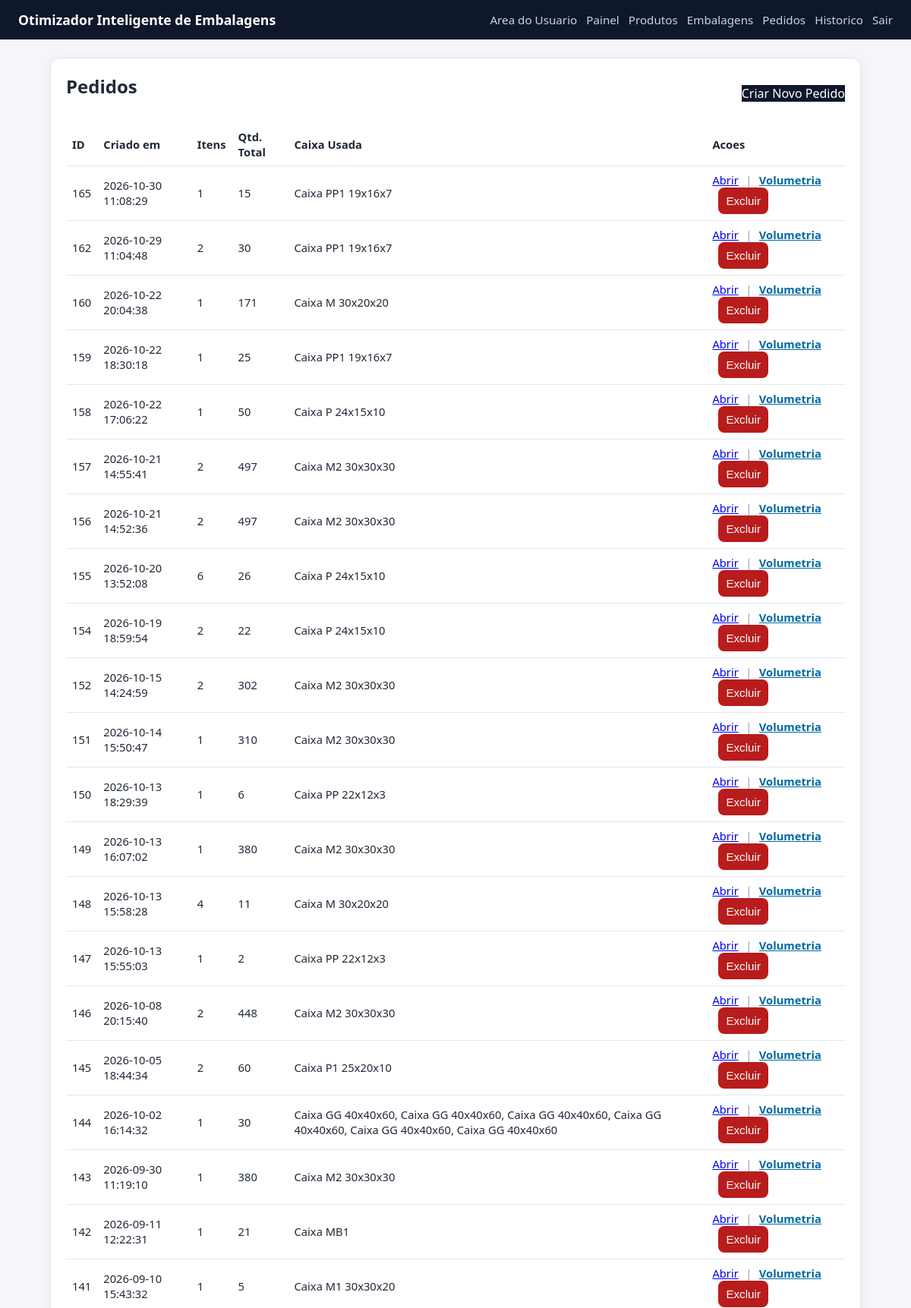
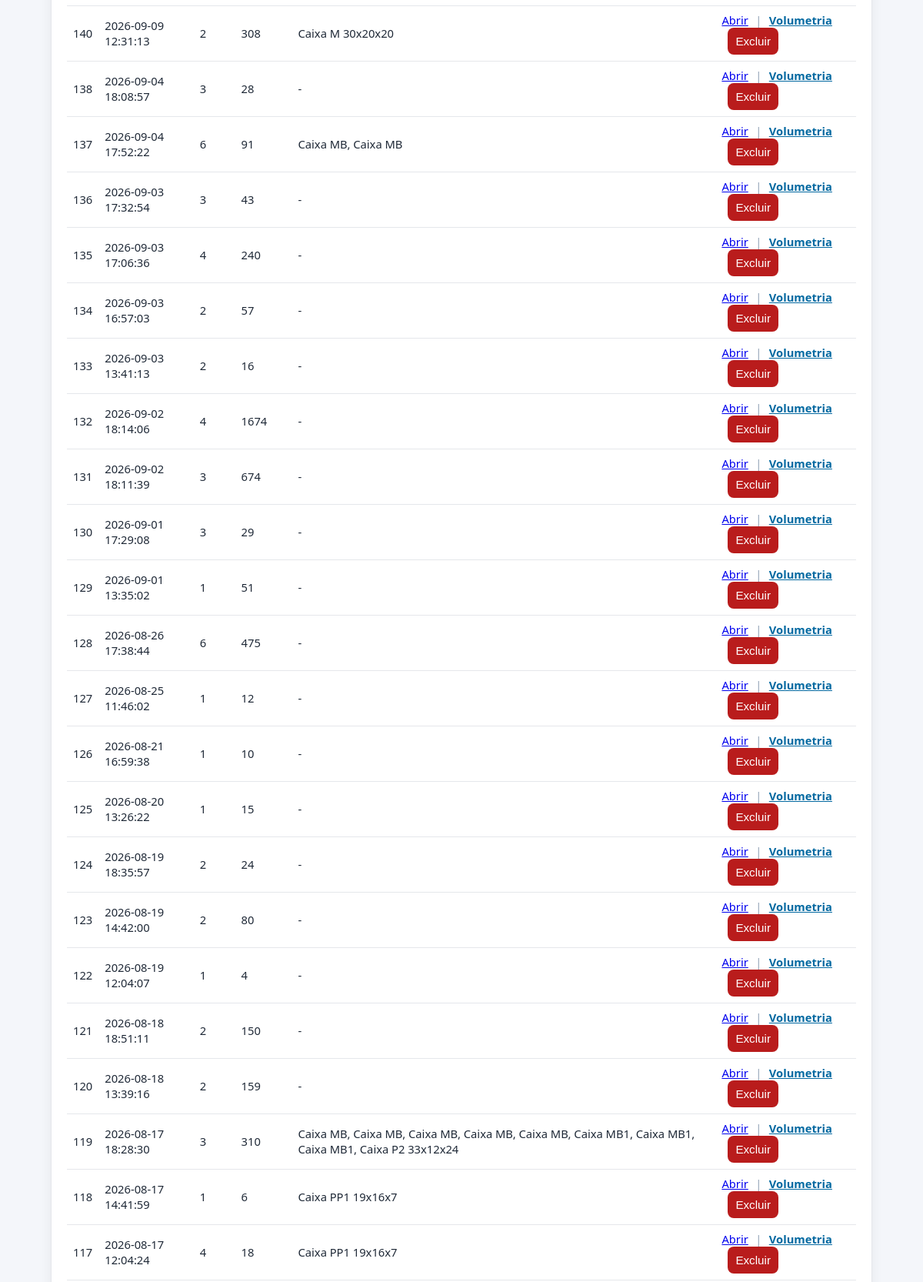
The page /orders (signed in, upper part) on the database its author committed (2 pictures, top to bottom).
### tables this page shows
CREATE TABLE orders (
                id INTEGER PRIMARY KEY AUTOINCREMENT,
                created_at TEXT NOT NULL DEFAULT CURRENT_TIMESTAMP
            );

### app_volum.py (the view)
@app.route("/orders", methods=["GET"])
@admin_required
def orders():
    rows = list_orders(DB_PATH)
    return render_template("orders.html", orders=rows)

### app_volum.py (called while the page is built)
def admin_required(view_func):
    @wraps(view_func)
    def _wrapped(*args, **kwargs):
        if not session.get("is_admin"):
            next_url = request.path
            return redirect(url_for("admin_login", next=next_url))
        return view_func(*args, **kwargs)
    return _wrapped

### database.py (called while the page is built)
def get_connection(db_path):
    conn = sqlite3.connect(db_path)
    conn.row_factory = sqlite3.Row
    return conn

### templates/orders.html
{% extends 'base.html' %}
{% block content %}
<section class="card">
    <div class="row-between">
        <h2>Pedidos</h2>
        <a class="btn" href="{{ url_for('order_new') }}">Criar Novo Pedido</a>
    </div>
    <table>
        <thead>
            <tr><th>ID</th><th>Criado em</th><th>Itens</th><th>Qtd. Total</th><th>Caixa Usada</th><th>Acoes</th></tr>
        </thead>
        <tbody>
        {% for o in orders %}
            <tr>
                <td>{{ o['id'] }}</td>
                <td>{{ o['created_at'] }}</td>
                <td>{{ o['line_count'] }}</td>
                <td>{{ o['total_units'] }}</td>
                <td>{{ o['used_box_name'] or '-' }}</td>
                <td>
                    <a href="{{ url_for('order_detail', id=o['id']) }}">Abrir</a>
                    <span style="margin: 0 0.35rem; color:#94a3b8;">|</span>
                    <a href="{{ url_for('order_volumetry', order_id=o['id']) }}" style="color:#0369a1; font-weight:600;">Volumetria</a>
                    <form method="post" action="{{ url_for('order_delete', order_id=o['id']) }}" style="display:inline; margin-left: 0.5rem;" onsubmit="return confirm('Tem certeza que deseja excluir este pedido?');">
                        <button type="submit" style="background:#b91c1c;">Excluir</button>
                    </form>
                </td>
            </tr>
        {% else %}
            <tr><td colspan="6">Nenhum pedido cadastrado.</td></tr>
        {% endfor %}
        </tbody>
    </table>
</section>
{% endblock %}

### static/style.css (style rules this page uses)
* { box-sizing: border-box; }
body { margin: 0; font-family: Segoe UI, Tahoma, sans-serif; background: #f4f6fa; color: #1f2937; }
.card { background: #fff; border-radius: 12px; padding: 20px; border: 1px solid #e5e7eb; box-shadow: 0 4px 16px rgba(15, 23, 42, 0.06); margin-bottom: 18px; }
h2, h3 { margin-top: 0; }
input, select, button { padding: 9px 10px; border-radius: 8px; border: 1px solid #d1d5db; font-size: 0.95rem; }
button, .btn { background: #0f172a; color: #fff; border: 0; cursor: pointer; text-decoration: none; display: inline-block; }
table { width: 100%; border-collapse: collapse; margin-top: 12px; }
th, td { border-bottom: 1px solid #e5e7eb; text-align: left; padding: 8px; font-size: 0.92rem; }
.row-between { display: flex; justify-content: space-between; align-items: center; gap: 12px; flex-wrap: wrap; }

### rows shown on the page
orders: id "165", created_at "2026-10-30 11:08:29", line_count "1", total_units "15", o "Caixa PP1 19x16x7"
orders: id "162", created_at "2026-10-29 11:04:48", line_count "2", total_units "30", o "Caixa PP1 19x16x7"
orders: id "160", created_at "2026-10-22 20:04:38", line_count "1", total_units "171", o "Caixa M 30x20x20"
orders: id "159", created_at "2026-10-22 18:30:18", line_count "1", total_units "25", o "Caixa PP1 19x16x7"
orders: id "158", created_at "2026-10-22 17:06:22", line_count "1", total_units "50", o "Caixa P 24x15x10"
orders: id "157", created_at "2026-10-21 14:55:41", line_count "2", total_units "497", o "Caixa M2 30x30x30"
orders: id "156", created_at "2026-10-21 14:52:36", line_count "2", total_units "497", o "Caixa M2 30x30x30"
orders: id "155", created_at "2026-10-20 13:52:08", line_count "6", total_units "26", o "Caixa P 24x15x10"
orders: id "154", created_at "2026-10-19 18:59:54", line_count "2", total_units "22", o "Caixa P 24x15x10"
orders: id "152", created_at "2026-10-15 14:24:59", line_count "2", total_units "302", o "Caixa M2 30x30x30"
orders: id "151", created_at "2026-10-14 15:50:47", line_count "1", total_units "310", o "Caixa M2 30x30x30"
orders: id "150", created_at "2026-10-13 18:29:39", line_count "1", total_units "6", o "Caixa PP 22x12x3"
orders: id "149", created_at "2026-10-13 16:07:02", line_count "1", total_units "380", o "Caixa M2 30x30x30"
orders: id "148", created_at "2026-10-13 15:58:28", line_count "4", total_units "11", o "Caixa M 30x20x20"
orders: id "147", created_at "2026-10-13 15:55:03", line_count "1", total_units "2", o "Caixa PP 22x12x3"
orders: id "146", created_at "2026-10-08 20:15:40", line_count "2", total_units "448", o "Caixa M2 30x30x30"
orders: id "145", created_at "2026-10-05 18:44:34", line_count "2", total_units "60", o "Caixa P1 25x20x10"
orders: id "144", created_at "2026-10-02 16:14:32", line_count "1", total_units "30", o "Caixa GG 40x40x60, Caixa GG 40x40x60, Caixa GG 40x40x60, Caixa GG 40x40x60, Caixa GG 40x40x60, Caixa GG 40x40x60"
orders: id "143", created_at "2026-09-30 11:19:10", line_count "1", total_units "380", o "Caixa M2 30x30x30"
orders: id "142", created_at "2026-09-11 12:22:31", line_count "1", total_units "21", o "Caixa MB1"
orders: id "141", created_at "2026-09-10 15:43:32", line_count "1", total_units "5", o "Caixa M1 30x30x20"
orders: id "140", created_at "2026-09-09 12:31:13", line_count "2", total_units "308", o "Caixa M 30x20x20"
orders: id "138", created_at "2026-09-04 18:08:57", line_count "3", total_units "28", o "-"
orders: id "137", created_at "2026-09-04 17:52:22", line_count "6", total_units "91", o "Caixa MB, Caixa MB"
orders: id "136", created_at "2026-09-03 17:32:54", line_count "3", total_units "43", o "-"
orders: id "135", created_at "2026-09-03 17:06:36", line_count "4", total_units "240", o "-"
orders: id "134", created_at "2026-09-03 16:57:03", line_count "2", total_units "57", o "-"
orders: id "133", created_at "2026-09-03 13:41:13", line_count "2", total_units "16", o "-"
orders: id "132", created_at "2026-09-02 18:14:06", line_count "4", total_units "1674", o "-"
orders: id "131", created_at "2026-09-02 18:11:39", line_count "3", total_units "674", o "-"
orders: id "130", created_at "2026-09-01 17:29:08", line_count "3", total_units "29", o "-"
orders: id "129", created_at "2026-09-01 13:35:02", line_count "1", total_units "51", o "-"
orders: id "128", created_at "2026-08-26 17:38:44", line_count "6", total_units "475", o "-"
orders: id "127", created_at "2026-08-25 11:46:02", line_count "1", total_units "12", o "-"
orders: id "126", created_at "2026-08-21 16:59:38", line_count "1", total_units "10", o "-"
orders: id "125", created_at "2026-08-20 13:26:22", line_count "1", total_units "15", o "-"
orders: id "124", created_at "2026-08-19 18:35:57", line_count "2", total_units "24", o "-"
orders: id "123", created_at "2026-08-19 14:42:00", line_count "2", total_units "80", o "-"
orders: id "122", created_at "2026-08-19 12:04:07", line_count "1", total_units "4", o "-"
orders: id "121", created_at "2026-08-18 18:51:11", line_count "2", total_units "150", o "-"
orders: id "120", created_at "2026-08-18 13:39:16", line_count "2", total_units "159", o "-"
orders: id "119", created_at "2026-08-17 18:28:30", line_count "3", total_units "310", o "Caixa MB, Caixa MB, Caixa MB, Caixa MB, Caixa MB, Caixa MB1, Caixa MB1, Caixa MB1, Caixa P2 33x12x24"
orders: id "118", created_at "2026-08-17 14:41:59", line_count "1", total_units "6", o "Caixa PP1 19x16x7"
orders: id "117", created_at "2026-08-17 12:04:24", line_count "4", total_units "18", o "Caixa PP1 19x16x7"
